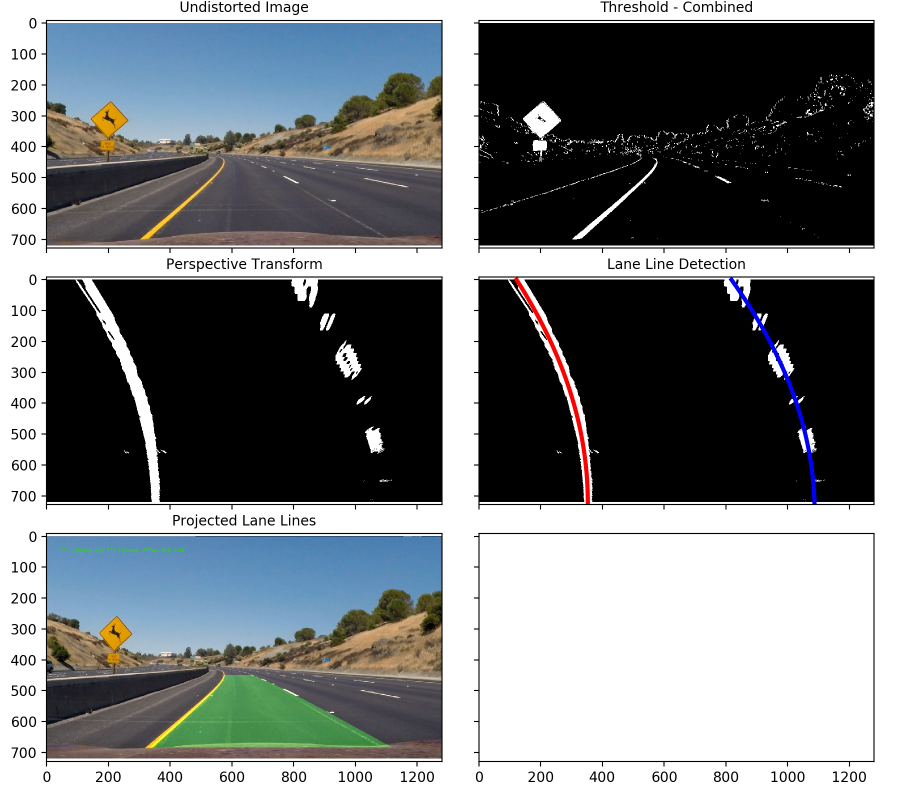
#> input picture P4/images/lane_detection.png, 1800 x 1600 px (shown at 1/2 size)
$ python -i p4_advlanelines.py   (imports and definitions only)   (older library calls are emulated)
#> lines starting #> are read from the running program, lines starting #| are printed output that depends on the picture
import cv2
import glob
import numpy as np
import matplotlib.pyplot as plt
import matplotlib.image as mpimg
from moviepy.editor import VideoFileClip


'''
# VISUALIZATION CLIPBOARD

'''
# ---------- calibration ----------
def camera_cal(img_paths, pts):
	'''
	Function:
	Calculate camera calibration matrix and distortion coefficients based upon the provided checkerboard image patterns.

	Inputs:
	[img_paths: List of image files to calibrate camera]
	[pts: Predefined number of points in the calibration image.]

	Output:
	[cal_mtx: Camera calibraton matrix]
	[dist_coeff: Camera distortion coefficients]
	'''
#> further down, picture is the input picture: shape (1600, 1800, 3); mean B, G, R 129.1, 127.2, 123.6

	# Iterate through images to gather object/image points
	objpts = np.zeros((pts[0]*pts[1],3), np.float32)
	objpts[:,:2] = np.mgrid[0:pts[0],0:pts[1]].T.reshape(-1,2)
	imgpts_a, objpts_a, img_ind = [], [], []
	for i in img_paths:
		img = cv2.imread(i)
		img_g = cv2.cvtColor(img, cv2.COLOR_BGR2GRAY)
		found_pts, imgpts = cv2.findChessboardCorners(img_g, pts, None)
		if found_pts:
			imgpts_a.append(imgpts)
			objpts_a.append(objpts)
			# plt.show(plt.imshow(cv2.drawChessboardCorners(img, pts, imgpts, found_pts)))
	# Calibrate camera and return calibration matrix and distortion coefficients
	ret, cal_mtx, dist_coeff, rvecs, tvecs = cv2.calibrateCamera(objpts_a, imgpts_a, img_g.shape[::-1], None, None)
	return cal_mtx, dist_coeff

# ----------- perspective transforms ---------
# [71 lines left out: functions persepctive, channel_threshold, abs_sobel_threshold, not called in this run]
def mag_threshold(img_bgr, sobel_kernel=3, threshold=(0, 255)):
	'''
	Function:
	Filter grayscale image pixels with a gradient magnitude (sqrt(dp/dx^2+dp/dy^2)) within the defined thresholds.

	Inputs:
	[img_bgr: Three channel image with indices corresponding to blue, green and red]
	[sobel_kernel: NxN size of derivative matrix]
	[threshold: Tuple (min, max). Grayscale threshold for gradient values]

	Outputs:
	[mag_binary: Binary image mapping (0,1) of pixels that meet the magnitude gradient threshold.]
	'''
#> called with sobel_kernel = 3, threshold = (0, 255)

	image_g = cv2.cvtColor(img_bgr, cv2.COLOR_BGR2GRAY)
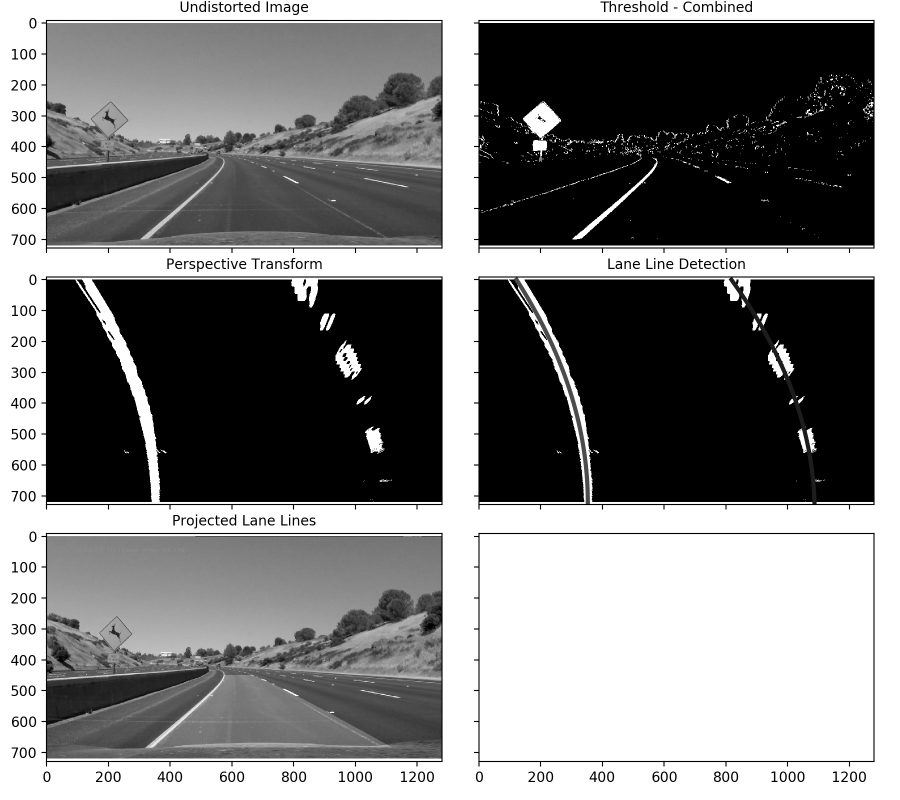
#> image_g: shape (1600, 1800) (shown at 1/2 size); min 0, max 255, mean 126.4
	sobelx = cv2.Sobel(image_g, cv2.CV_64F, 1, 0, ksize=sobel_kernel)
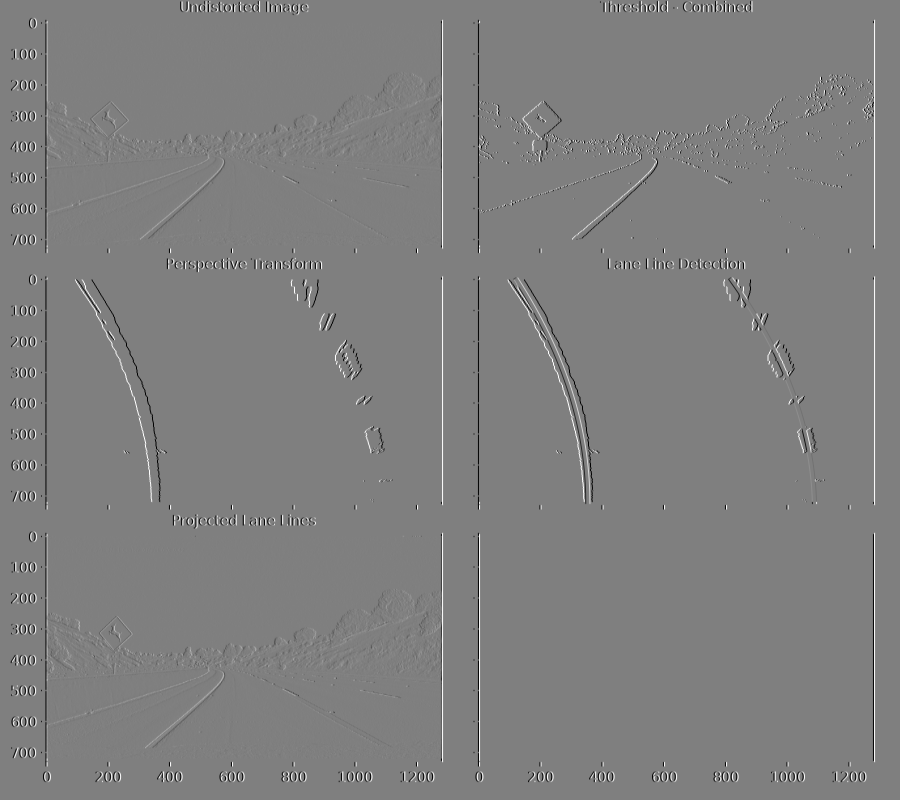
#> sobelx: shape (1600, 1800) float64 (shown at 1/2 size); min -1020, max 1020, mean 0; drawn with min black and max white
	sobely = cv2.Sobel(image_g, cv2.CV_64F, 0, 1, ksize=sobel_kernel)
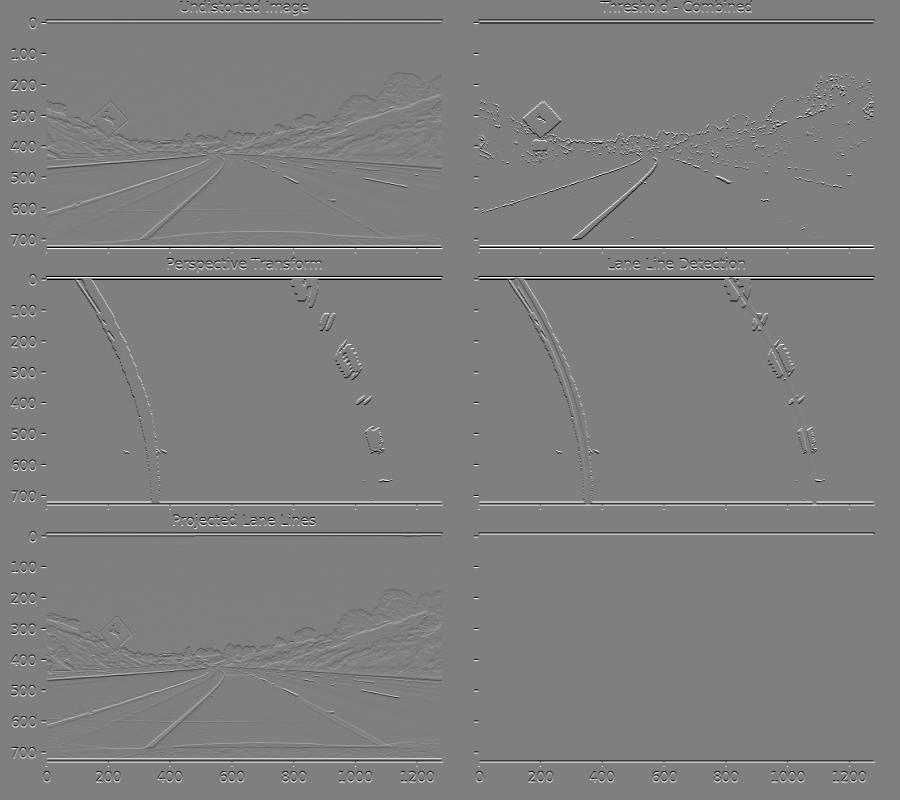
#> sobely: shape (1600, 1800) float64 (shown at 1/2 size); min -1020, max 1020, mean 0; drawn with min black and max white
	mag = np.sqrt(np.square(sobelx) + np.square(sobely))
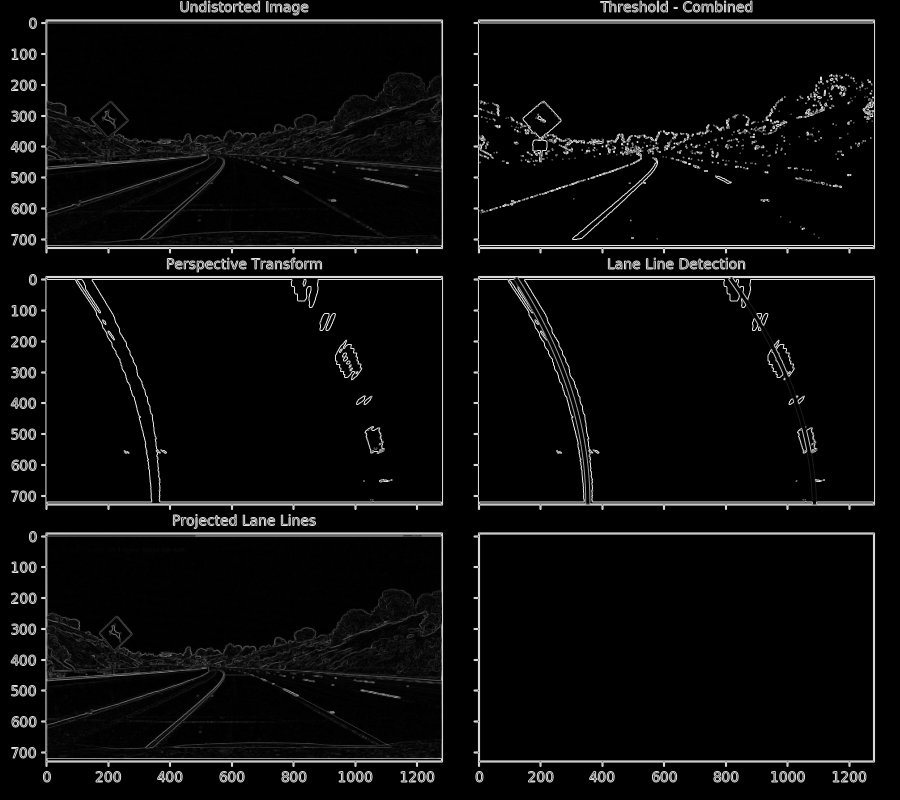
#> mag: shape (1600, 1800) float64 (shown at 1/2 size); min 0, max 1140.4, mean 51.2; drawn with min black and max white
	scale = np.uint8(255*mag/np.max(mag))
	mag_binary = np.zeros_like(scale)
	mag_binary[(scale >= threshold[0]) & (scale <= threshold[1])] = 1
	return mag_binary
# [244 lines left out: functions dir_threshold, line_find, pipeline, not called in this run]

# ==============================================================================================================

class LineParams():
	def __init__(self):
		self.use_poly = False

		self.recent_pts = []
		self.smooth_pts = []

		self.recent_poly = []
		self.smooth_poly = []

		self.recent_rad = []
		self.smooth_rad = 0

		self.recent_off = []
		self.smooth_off = 0

	# [16 lines left out: functions update, smooth, not called in this run]

line_l = LineParams()
line_r = LineParams()
# [1 line that did not run here, left out]

# [1 line that did not run here, left out]
# [1 line that did not run here, left out]
# [1 line not run here, left out]

'''
x = pipeline(cv2.imread('/users/graham.nekut/dev/udacity/carnd/p4/Carnd-Advanced-Lane-Lines/test_images/test2.jpg'))
'''

>>> import cv2
>>> picture = cv2.imread('images/lane_detection.png')
>>> result = mag_threshold(picture)
#> result: shape (1600, 1800); every value is 1
